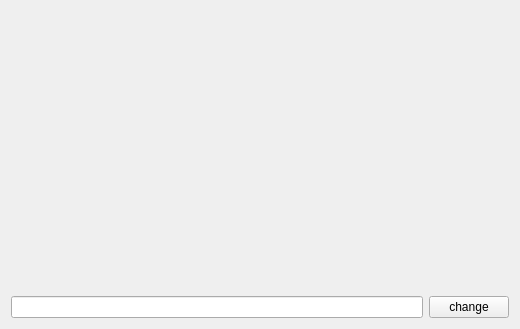
<?xml version="1.0" encoding="UTF-8"?>
<ui version="4.0">
 <class>MainWindow</class>
 <widget class="QMainWindow" name="MainWindow">
  <property name="geometry">
   <rect>
    <x>0</x>
    <y>0</y>
    <width>520</width>
    <height>329</height>
   </rect>
  </property>
  <property name="windowTitle">
   <string>MainWindow</string>
  </property>
  <widget class="QWidget" name="centralWidget">
   <layout class="QGridLayout" name="gridLayout">
    <item row="1" column="0">
     <widget class="QLineEdit" name="lineEdit"/>
    </item>
    <item row="1" column="1">
     <widget class="QPushButton" name="pushButton">
      <property name="text">
       <string>change</string>
      </property>
     </widget>
    </item>
    <item row="0" column="0" colspan="2">
     <widget class="QQtColorWidget" name="widget" native="true"/>
    </item>
   </layout>
  </widget>
 </widget>
 <layoutdefault spacing="6" margin="11"/>
 <customwidgets>
  <customwidget>
   <class>QQtColorWidget</class>
   <extends>QWidget</extends>
   <header>qqtcolorwidget.h</header>
   <container>1</container>
  </customwidget>
 </customwidgets>
 <resources/>
 <connections/>
</ui>
